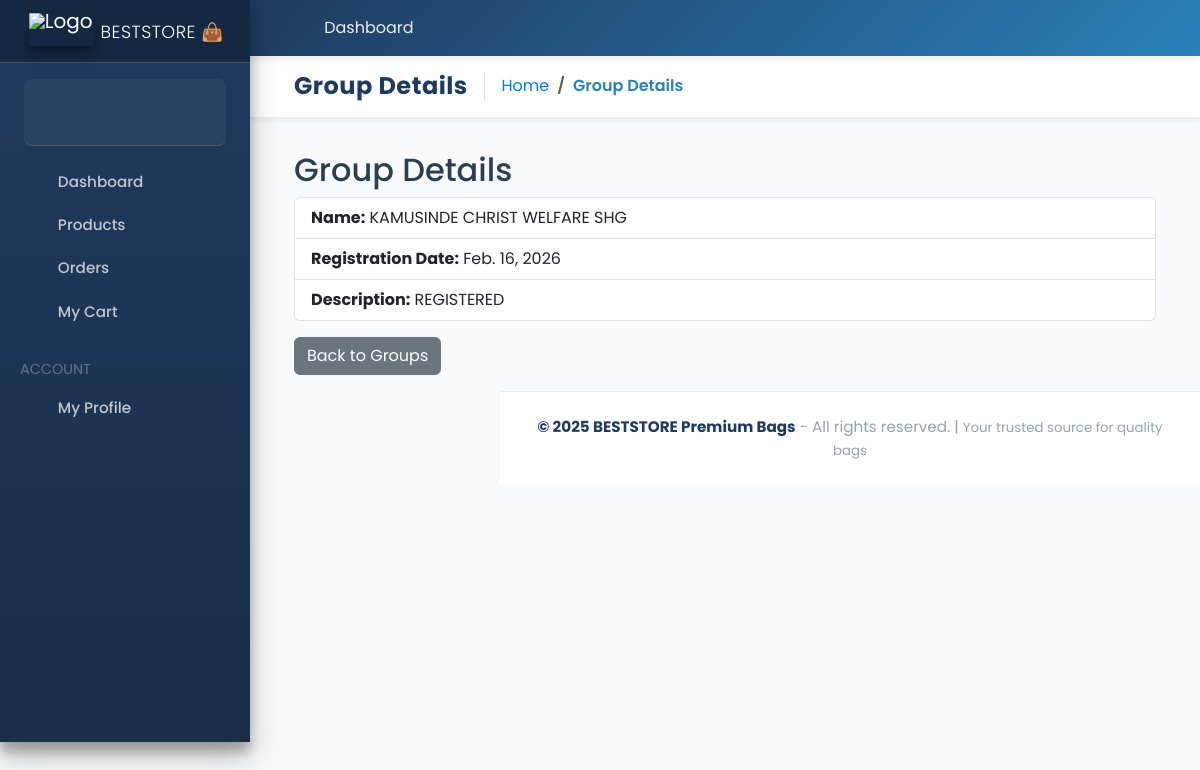
Screenshot of /cdmis/groups/1/ with the database file from the repository.
### CDMIS/models.py (models this page shows, shortened)
class Group(models.Model):
    name = models.CharField(max_length=100)
    registration_date = models.DateField()
    description = models.TextField(blank=True)

### CDMIS/views.py (the view)
# urls.py: path('groups/<int:pk>/', views.GroupDetailView.as_view(), name='group_detail'),
class GroupDetailView(DetailView):
    model = Group
    template_name = 'CDMIS/group_detail.html'
    context_object_name = 'group'

### carts/context_processors.py (called while the page is built)
def counter(request):
    cart_count = 0
    if 'admin' in request.path:
        return {}
    else:
        try:
            cart = Cart.objects.filter(cart_id=_cart_id(request))
            if request.user.is_authenticated:
                cart_items = CartItem.objects.all().filter(user=request.user)
            else:
                cart_items = CartItem.objects.all().filter(cart=cart[:1])
            for cart_item in cart_items:
                cart_count += cart_item.quantity
        except Cart.DoesNotExist:
            cart_count = 0
    return dict(cart_count=cart_count)

### carts/views.py (called while the page is built)
def _cart_id(request):
    cart = request.session.session_key
    if not cart:
        cart = request.session.create()
    return cart

### category/context_processors.py (called while the page is built)
def menu_links(request):
    links = Category.objects.all()
    return dict(links=links)

### CDMIS/templates/CDMIS/group_detail.html
{% extends 'gov.html' %}
{% block page_title %}Group Details{% endblock %}
{% block breadcrumb %}Group Details{% endblock %}
{% load static %}
{% block content %}
<h2>Group Details</h2>
<ul class="list-group mb-3">
    <li class="list-group-item"><strong>Name:</strong> {{ group.name }}</li>
    <li class="list-group-item"><strong>Registration Date:</strong> {{ group.registration_date }}</li>
    <li class="list-group-item"><strong>Description:</strong> {{ group.description }}</li>
</ul>
<a href="{% url 'cdmis:group_list' %}" class="btn btn-secondary">Back to Groups</a>
{% endblock %}

### templates/gov.html (style rules this page uses)
:root { --primary-color: #1f3a5f; --secondary-color: #2980b9; --accent-color: #e74c3c; --success-color: #27ae60; --warning-color: #f39c12; --info-color: #3498db; --light-bg: #f8f9fa; --border-color: #e9ecef; --text-dark: #2c3e50; --text-muted: #95a5a6; }
* { font-family: 'Poppins', sans-serif; }
body { background-color: var(--light-bg); color: var(--text-dark); }

### rows the page displays
Group: name "KAMUSINDE CHRIST WELFARE SHG", registration_date "Feb. 16, 2026", description "REGISTERED"
